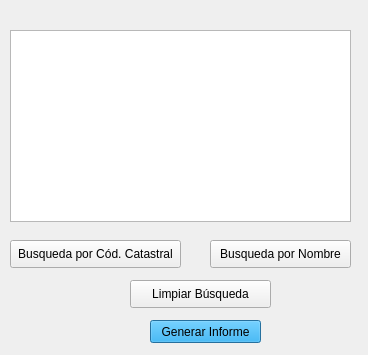
<?xml version="1.0" encoding="UTF-8"?>
<ui version="4.0">
 <class>Dialog</class>
 <widget class="QDialog" name="Dialog">
  <property name="geometry">
   <rect>
    <x>0</x>
    <y>0</y>
    <width>368</width>
    <height>355</height>
   </rect>
  </property>
  <property name="windowTitle">
   <string>Dialog</string>
  </property>
  <widget class="QListWidget" name="list_bbdd">
   <property name="geometry">
    <rect>
     <x>10</x>
     <y>30</y>
     <width>341</width>
     <height>192</height>
    </rect>
   </property>
  </widget>
  <widget class="QPushButton" name="btn_informe">
   <property name="geometry">
    <rect>
     <x>150</x>
     <y>320</y>
     <width>111</width>
     <height>23</height>
    </rect>
   </property>
   <property name="styleSheet">
    <string notr="true">background-color: rgb(0, 170, 255)</string>
   </property>
   <property name="text">
    <string>Generar Informe</string>
   </property>
  </widget>
  <widget class="QPushButton" name="btn_selec_ref">
   <property name="geometry">
    <rect>
     <x>10</x>
     <y>240</y>
     <width>171</width>
     <height>28</height>
    </rect>
   </property>
   <property name="text">
    <string>Busqueda por Cód. Catastral</string>
   </property>
  </widget>
  <widget class="QPushButton" name="btn_selec_nombre">
   <property name="geometry">
    <rect>
     <x>210</x>
     <y>240</y>
     <width>141</width>
     <height>28</height>
    </rect>
   </property>
   <property name="text">
    <string>Busqueda por Nombre</string>
   </property>
  </widget>
  <widget class="QPushButton" name="btn_limpiar">
   <property name="geometry">
    <rect>
     <x>130</x>
     <y>280</y>
     <width>141</width>
     <height>28</height>
    </rect>
   </property>
   <property name="text">
    <string>Limpiar Búsqueda</string>
   </property>
  </widget>
 </widget>
 <resources/>
 <connections/>
</ui>
